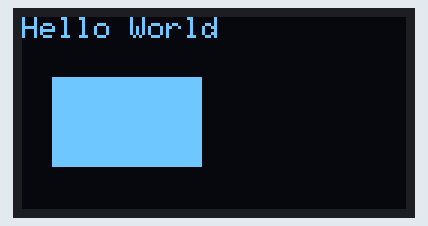
The sketch below on a simulated Arduino Uno, built with avr-gcc and run on an emulated ATmega328P. Parts: 128×64 one-colour display.

Above: at 0.1 s.

The sketch:

Task_1.2.3.ino
```cpp
#include <Wire.h>
#include <Adafruit_SSD1306.h>
#include <Adafruit_GFX.h>

#define SCREEN_WIDTH  128
#define SCREEN_HEIGHT  64
Adafruit_SSD1306 display(SCREEN_WIDTH, SCREEN_HEIGHT, &Wire, -1);

void setup() {

  display.begin(SSD1306_SWITCHCAPVCC, 0x3C);
  display.clearDisplay();
  display.setTextSize(1);
  display.setTextColor(WHITE);
  display.setCursor(0,0);

  display.println("Hello World");
  display.fillRect(10, 20, 50, 30, WHITE);

  display.display();
}

void loop() {
}
```
